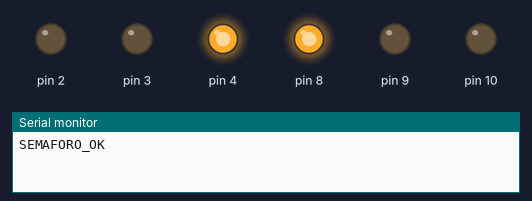
Simulated run of this sketch. Board: Arduino Uno, built with avr-gcc and run on an emulated ATmega328P. Parts: output pins drawn as LEDs (lit = HIGH), the last lines printed to the serial monitor.

Above: at 2.0 s.
At 5.0 s:
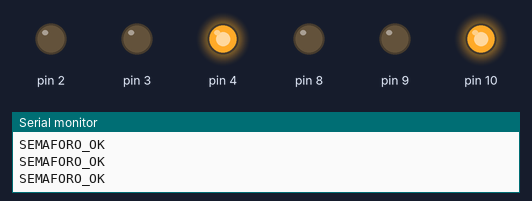
At 6.5 s:
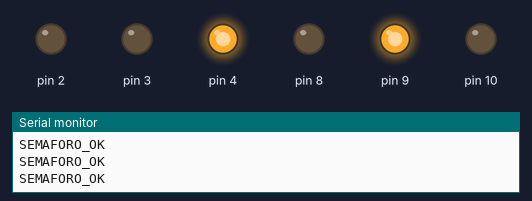
At 9.0 s:
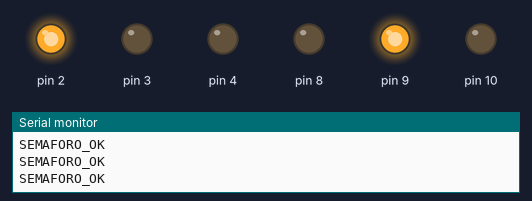
At 12.0 s:
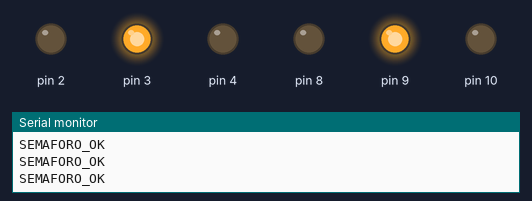
Timing chart, 0 to 18.2 s (numbered marks = the images above):
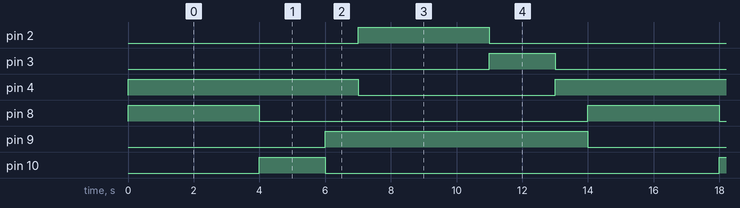

Measured:
- by itself, pin 2, pin 8: alternates HIGH for 4.0 s and LOW for 10.0 s
- by itself, pin 3, pin 10: alternates HIGH for 2.0 s and LOW for 12.0 s
- by itself, pin 4, pin 9: alternates HIGH for 8.0 s and LOW for 6.0 s

The sketch:

trabalho_dsin2026.ino
```cpp
void setup() {
    Serial.begin(9600);

    pinMode(8, OUTPUT);
    pinMode(9, OUTPUT);
    pinMode(10, OUTPUT);

    pinMode(2, OUTPUT);
    pinMode(3, OUTPUT);
    pinMode(4, OUTPUT);
}

void loop() {
    digitalWrite(8, HIGH);
    digitalWrite(10, LOW);
    digitalWrite(9, LOW);

    digitalWrite(2, LOW);
    digitalWrite(3, LOW);
    digitalWrite(4, HIGH);

    esperar(4000);

    digitalWrite(8, LOW);
    digitalWrite(10, HIGH);

    esperar(2000);

    digitalWrite(10, LOW);
    digitalWrite(9, HIGH);

    esperar(1000);

    digitalWrite(2, HIGH);
    digitalWrite(3, LOW);
    digitalWrite(4, LOW);

    esperar(4000);

    digitalWrite(2, LOW);
    digitalWrite(3, HIGH);

    esperar(2000);

    digitalWrite(3, LOW);
    digitalWrite(4, HIGH);

    esperar(1000);
}

void esperar(unsigned long tempo) {
    unsigned long inicio = millis();
    unsigned long ultimoAviso = millis();

    while (millis() - inicio < tempo) {
        if (millis() - ultimoAviso >= 1000) {
            Serial.println("SEMAFORO_OK");
            ultimoAviso = millis();
        }
    }
}
```
